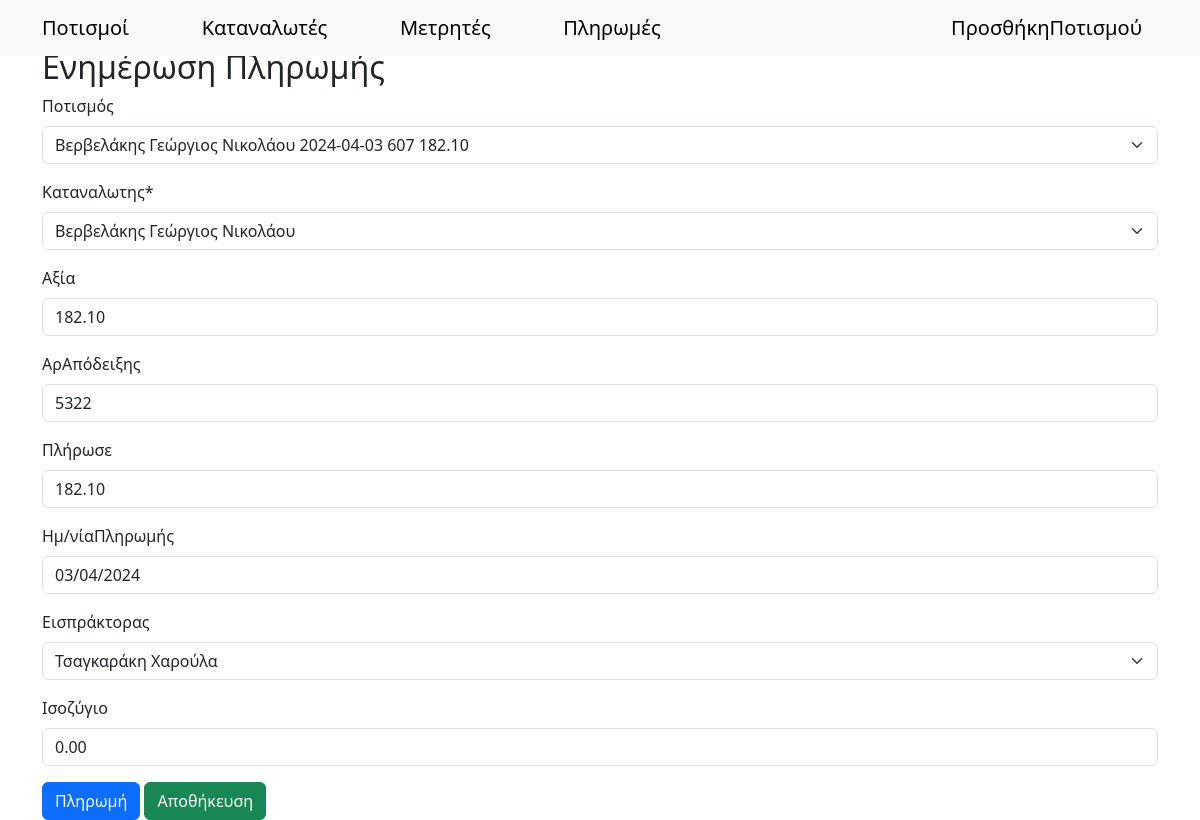
The page /paids/update/1/ on the database its author committed.
### synet/models.py (models this page shows, shortened)
class Paids(models.Model):
    irrigation = models.ForeignKey(WaterCons, on_delete=models.SET_NULL, null=True, blank=True, related_name="paid_irrigations")
    customer = models.ForeignKey(Persons, on_delete=models.SET_NULL, null=True)
    cost = models.DecimalField(max_digits=10, decimal_places=2, null=True, blank=True)
    receiptNumber = models.IntegerField(null=True, blank=True, unique=True)
    paid = models.DecimalField(max_digits=10, decimal_places=2, null=True, blank=True)
    paymentDate = models.DateField(null=True, blank=True)
    receiver = models.ForeignKey(Receivers, on_delete=models.SET_NULL, null=True, blank=True)
    balance = models.DecimalField(max_digits=10, decimal_places=2, null=True, blank=True)

class WaterCons(models.Model):
    serialNumber = models.IntegerField(null=True, blank=True)
    date = models.DateField()
    counter = models.ForeignKey(Counters, on_delete=models.SET_NULL, null=True)
    customer = models.ForeignKey(Persons, on_delete=models.SET_NULL, null=True)
    finalIndication = models.IntegerField()
    initialIndication = models.IntegerField()
    intermediateIndication = models.IntegerField(null=True, blank=True)
    cubicMeters = models.IntegerField(null=True, blank=True)
    billableCubicMeters = models.IntegerField(null=True, blank=True)
    hydronomistsCubicMeters = models.DecimalField(max_digits=10, decimal_places=2, null=True, blank=True)
    costPerMeter = models.DecimalField(max_digits=10, decimal_places=2, null=True, blank=True, default=0.30)
    cost = models.DecimalField(max_digits=10, decimal_places=2, null=True, blank=True)
    hydronomistsRight = models.DecimalField(max_digits=10, decimal_places=2, null=True, blank=True)
    viberMsg = models.CharField(max_length=200, null=True, blank=True)
    notes = models.TextField( null=True,blank=True)
    field = models.ForeignKey(Fields, on_delete=models.SET_NULL, null=True, blank=True)
    receipt = models.ForeignKey("Paids", on_delete=models.SET_NULL, null=True, blank=True, related_name="watercons_receipts") # idΑπόδειξης (paids_id)
    def __str__(self):
        return f"{self.customer} {self.date} {self.billableCubicMeters} {self.cost}".strip()  # Αφαιρεί επιπλέον κενά

### synet/views.py (the view)
# urls.py: path('paids/update/<int:id>/', views.paids_update, name='paids_update'),
def paids_update(request, id):
    paid = get_object_or_404(Paids, id=id)
    if request.method == "POST":
        form = PaidsForm(request.POST, instance=paid)
        if form.is_valid():
            form.save()
            return redirect('index')
    else:
        form = PaidsForm(instance=paid)
    return render(request, 'paids_update.html', {'form': form})

### synet/forms.py
class PaidsForm(forms.ModelForm):
    class Meta:
        model = Paids
        fields = '__all__'
        labels = {
            'irrigation': 'Ποτισμός',
            'customer': 'Καταναλωτης',
            'cost': 'Αξία',
            'paid': 'Πλήρωσε',
            'paymentDate': 'Ημ/νίαΠληρωμής',
            'receiver': 'Εισπράκτορας',
            'receiptNumber': 'ΑρΑπόδειξης',
            'balance': 'Ισοζύγιο',
        }

### synet/models.py (called while the page is built)
    def __str__(self):
        return f"{self.surname} {self.name} {self.fathersName}".strip()  # Αφαιρεί επιπλέον κενά

    def __str__(self):
        return self.receiver

### templates/paids_update.html (shortened to what this page needs)
{% load crispy_forms_tags %}
<!DOCTYPE html>
<html lang="el">
<head>
    <link rel="stylesheet" href="https://cdn.jsdelivr.net/npm/bootstrap@5.3.0/dist/css/bootstrap.min.css">
</head>
<body>
    {% include "navbar.html" %}
    <div class="container mt-5">
        <h2>Ενημέρωση Πληρωμής</h2>
        <form method="post">
            {{ form|crispy }}
            <button type="button" class="btn btn-primary" id="fillPayment">Πληρωμή</button>
            <button type="submit" class="btn btn-success">Αποθήκευση</button>
        </form>
    </div>
</body>
</html>

### rows shown on the page
Paids: irrigation "Βερβελάκης Γεώργιος Νικολάου 2024-04-03 607 182.10", receiptNumber "5322", paid "182.10", paymentDate "03/04/2024", receiver "Τσαγκαράκη Χαρούλα", balance "0.00"
WaterCons: customer "Βερβελάκης Γεώργιος Νικολάου", cost "182.10"
